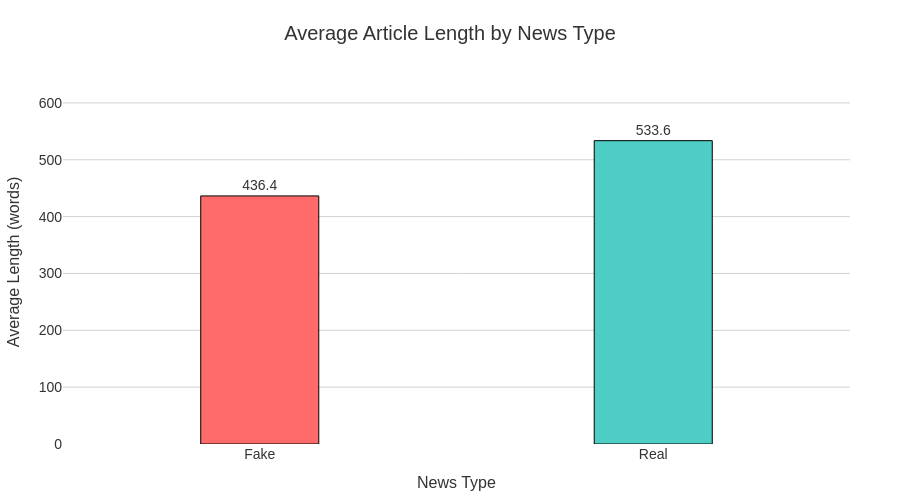

Notebook code cell kept with this figure:
### Code cell
# Calculate the average article length by label
article_length_avg = df.groupby('label')['article_length'].mean().reset_index()
article_length_avg.columns = ['label', 'avg_length']

# Map labels 0, 1 to Fake, Real
article_length_avg['label'] = article_length_avg['label'].map({0: 'Fake', 1: 'Real'})

print("Average article length by label:")
print(article_length_avg)

# Create a bar chart
fig = go.Figure()

fig.add_trace(go.Bar(
    x=article_length_avg['label'],
    y=article_length_avg['avg_length'],
    marker_color=['#FF6B6B', '#4ECDC4'],  
    text=article_length_avg['avg_length'], 
    textposition='outside',
    texttemplate='%{text:.1f}', 
    width=0.3, 
    marker_line=dict(color='#000000', width=1)  
))

fig.update_layout(
    title=dict(
        text='Average Article Length by News Type',
        font=dict(size=20, color='#333333'),
        x=0.5,
        xanchor='center'
    ),
    xaxis_title='News Type',
    yaxis_title='Average Length (words)',
    font=dict(family='Arial', size=14, color='#333333'),
    plot_bgcolor='white',
    paper_bgcolor='white',
    xaxis=dict(
        showgrid=False,
        title_font=dict(size=16),
        tickfont=dict(size=14)
    ),
    yaxis=dict(
        showgrid=True,
        gridcolor='lightgrey',
        gridwidth=1,
        title_font=dict(size=16),
        tickfont=dict(size=14),
        range=[0, max(article_length_avg['avg_length']) * 1.2]  
    ),
    bargap=0.05,  
    showlegend=False,
    margin=dict(l=50, r=50, t=80, b=50),
    height=500
)

fig.show()

### Figure 1 — Plotly figure (JSON) as saved in the notebook; plotly's stock layout.template omitted (floating-point values rounded to 4 significant figures)
{"data": [{"marker": {"color": ["#FF6B6B", "#4ECDC4"], "line": {"color": "#000000", "width": 1}}, "text": [436.4, 533.6], "textposition": "outside", "texttemplate": "%{text:.1f}", "type": "bar", "width": 0.3, "x": ["Fake", "Real"], "y": [436.4, 533.6]}], "layout": {"bargap": 0.05, "font": {"color": "#333333", "family": "Arial", "size": 14}, "height": 500, "margin": {"b": 50, "l": 50, "r": 50, "t": 80}, "paper_bgcolor": "white", "plot_bgcolor": "white", "showlegend": false, "title": {"font": {"color": "#333333", "size": 20}, "text": "Average Article Length by News Type", "x": 0.5, "xanchor": "center"}, "xaxis": {"showgrid": false, "tickfont": {"size": 14}, "title": {"font": {"size": 16}, "text": "News Type"}}, "yaxis": {"gridcolor": "lightgrey", "gridwidth": 1, "range": [0, 640.3], "showgrid": true, "tickfont": {"size": 14}, "title": {"font": {"size": 16}, "text": "Average Length (words)"}}}}
